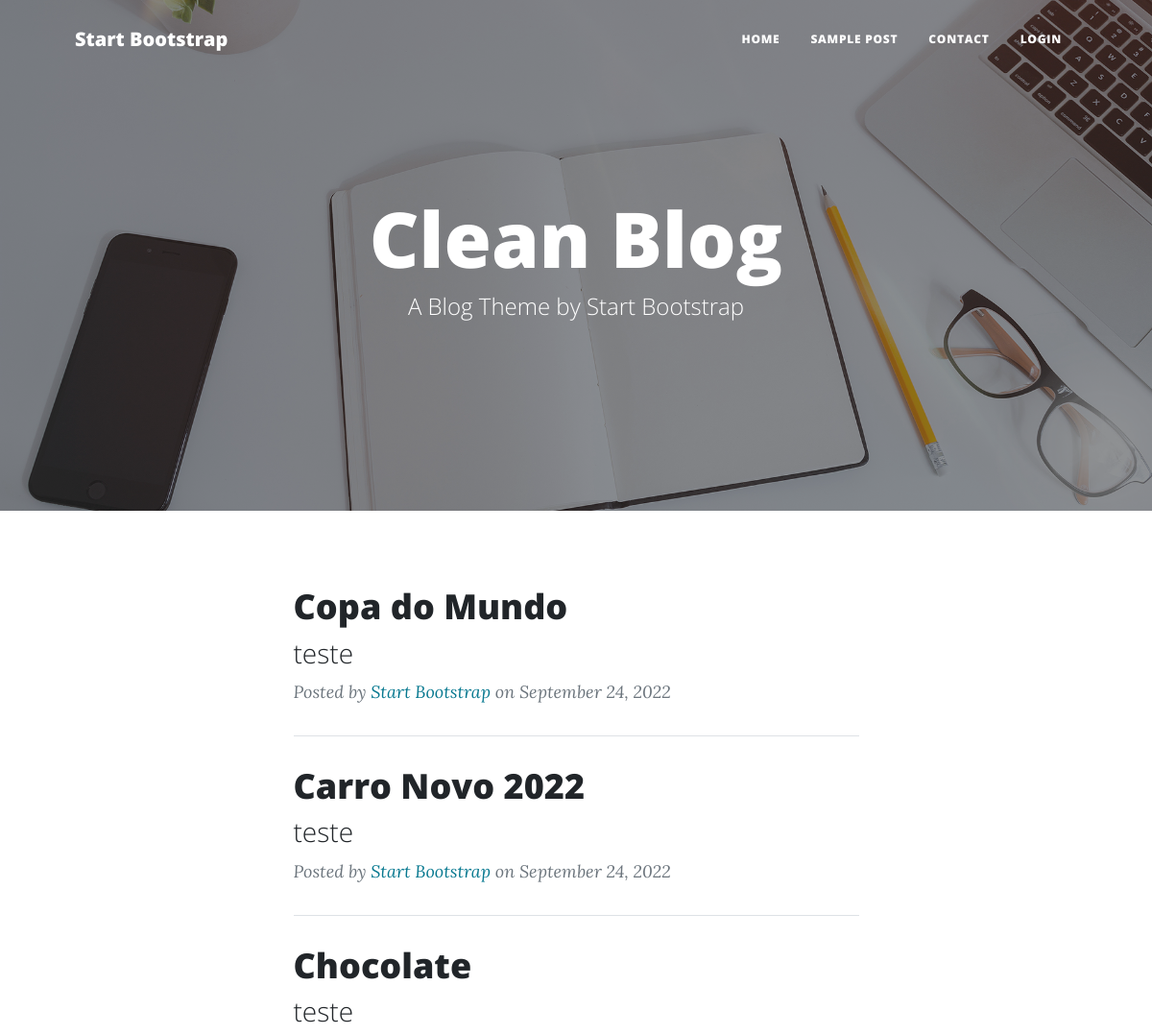
Before: / (upper part) with the older database file.
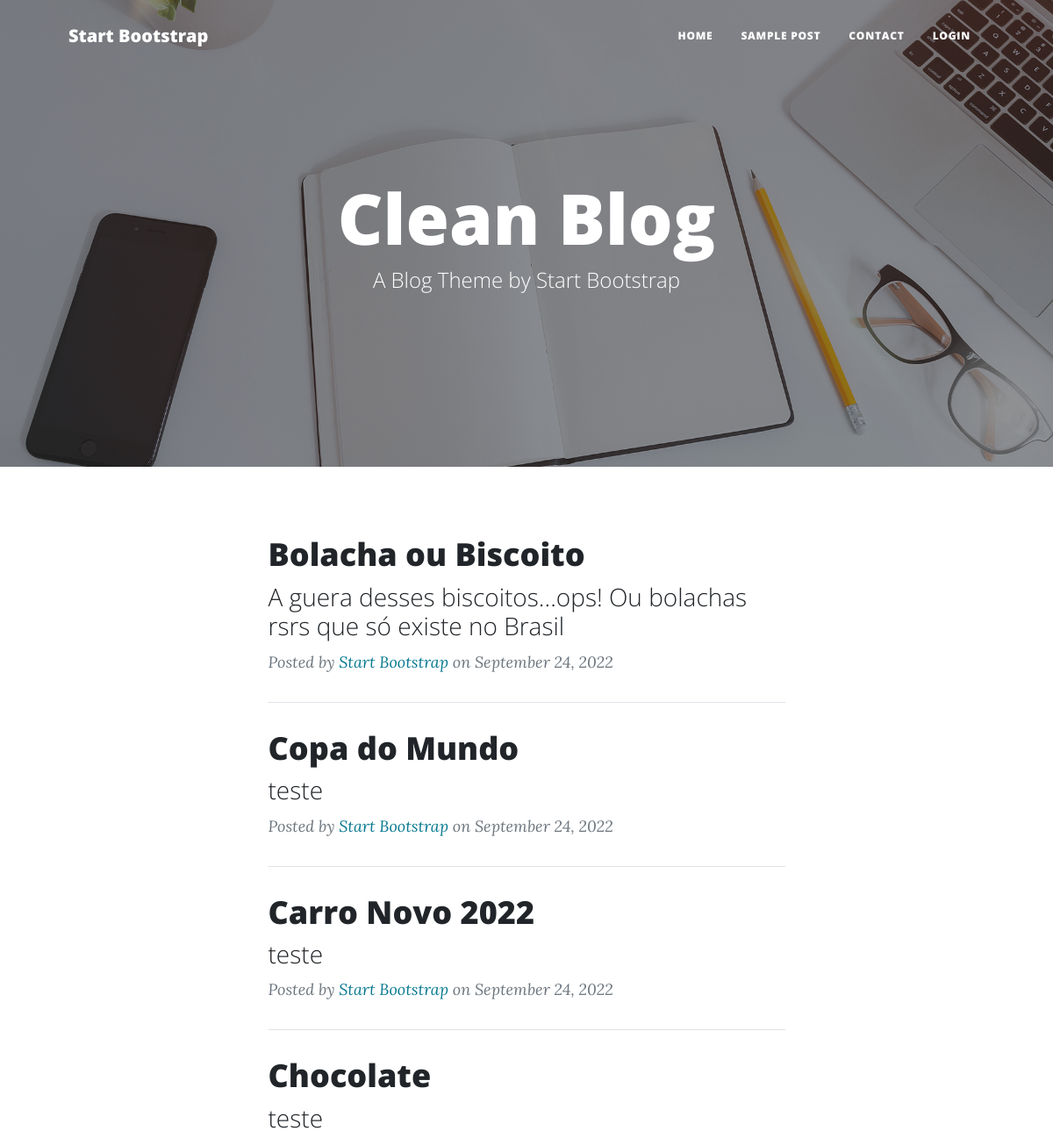
After: the same page with the newer database file.
### blog/models.py (models this page shows, shortened)
class Post(models.Model):
   title = models.CharField(verbose_name="Título", max_length=200)
   subtitle = models.CharField(verbose_name="Subtítulo", max_length=300)
   slug = models.SlugField(max_length=200)
   author = models.ForeignKey(User, on_delete=models.CASCADE)
   content = RichTextField(verbose_name="Conteúdo")
   published_at = models.DateTimeField(default=timezone.now)
   created_at = models.DateTimeField(auto_now_add=True)#só irá add a data na 1ª vez | campo oculto
   modified_at = models.DateTimeField(auto_now=True)#campo oculto
   status = models.CharField(max_length=20, choices=STATUS, default='draft')
   category = models.ManyToManyField(Category, related_name="get_posts")
   images = models.ImageField(upload_to="blog", null=True, blank=True)
   objects = models.Manager()
   published = PublishedManager()
   class Meta:
      ordering = ('-published_at',)#irá mostrar os mais recentes antes

### blog/views.py (the view)
# urls.py: path('', views.BlogListView.as_view(), name='blog.home'),
class BlogListView(ListView):
   model = Post
   template_name = 'blog/home.html'
   context_object_name = 'posts'

### blog/templates/blog/home.html (shortened to what this page needs)
{% extends 'base.html' %}
{% block content %}
   {% for post in posts %}
      <div class="post-preview">
         <a href="{% url 'post.detail' post.slug %}">
             <h2 class="post-title">{{post.title}}</h2>
             <h3 class="post-subtitle">{{post.subtitle|truncatechars:"200"}}</h3>
         </a>
         <p class="post-meta">
             Posted by
             <a href="#!">Start Bootstrap</a>
             on September 24, 2022
         </p>
     </div>
     <hr class="my-4" />
   {% endfor %}
{% endblock %}

### static/templates/base.html (shortened to what this page needs)
{% load static %}
<!DOCTYPE html>
<html lang="en">
<head>
   <link href="https://cdn.jsdelivr.net/npm/bootstrap@5.1.3/dist/css/bootstrap.min.css" rel="stylesheet">
   <link rel="stylesheet" href="{% static 'css/style_blog.css' %}">
</head>
<body>
   <nav class="navbar navbar-expand-lg navbar-light" id="mainNav">
      <div class="container px-4 px-lg-5">
          <a class="navbar-brand" href="#">Start Bootstrap</a>
          <div class="collapse navbar-collapse" id="navbarResponsive">
              <ul class="navbar-nav ms-auto py-4 py-lg-0">
                  <li class="nav-item"><a class="nav-link px-lg-3 py-3 py-lg-4" href="{% url 'blog.home' %}">Home</a></li>
                  <li class="nav-item"><a class="nav-link px-lg-3 py-3 py-lg-4" href="post.html">Sample Post</a></li>
                  <li class="nav-item"><a class="nav-link px-lg-3 py-3 py-lg-4" href="contact.html">Contact</a></li>
                  {% if user.is_authenticated %}
                     <li class="nav-item"><a class="nav-link px-lg-3 py-3 py-lg-4" href="{% url 'post.new' %}">+ New Post</a></li>
                     <li class="nav-item"><a class="nav-link px-lg-3 py-3 py-lg-4" href="#">Olá {{user.username}} &#128522;</a></li>
                     <li class="nav-item"><a class="nav-link px-lg-3 py-3 py-lg-4" href="{% url 'logout' %}">Logout</a></li>
                  {% else %}
                     <li class="nav-item"><a class="nav-link px-lg-3 py-3 py-lg-4" href="{% url 'login' %}">Login</a></li>
                  {% endif %}
              </ul>
          </div>
      </div>
   </nav>
   <header class="masthead" style="background-image: url({% static 'img/home-bg.jpg' %})">
      <div class="container position-relative px-4 px-lg-5">
          <div class="row gx-4 gx-lg-5 justify-content-center">
              <div class="col-md-10 col-lg-8 col-xl-7">
                  <div class="site-heading">
                      <h1>Clean Blog</h1>
                      <span class="subheading">A Blog Theme by Start Bootstrap</span>
                  </div>
              </div>
          </div>
      </div>
   </header>
   <div class="container px-4 px-lg-5">
      <div class="row gx-4 gx-lg-5 justify-content-center">
         <div class="col-md-10 col-lg-8 col-xl-7">
            {% block content %}
            {% endblock %}
         </div>
      </div>
   </div>
</body>
</html>

Changed rows visible on the page:
added Post: title "Bolacha ou Biscoito", subtitle "A guera desses biscoitos...ops! Ou bolachas rsrs que só existe no Brasil"
